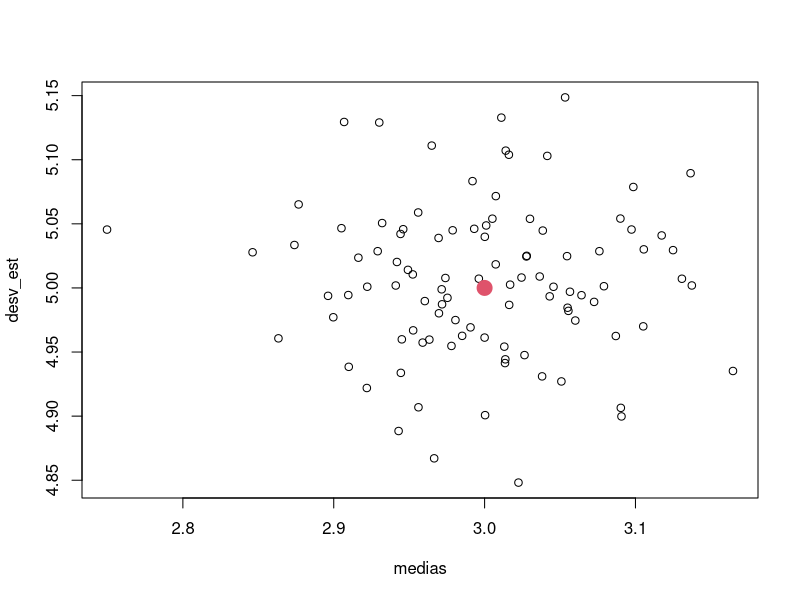
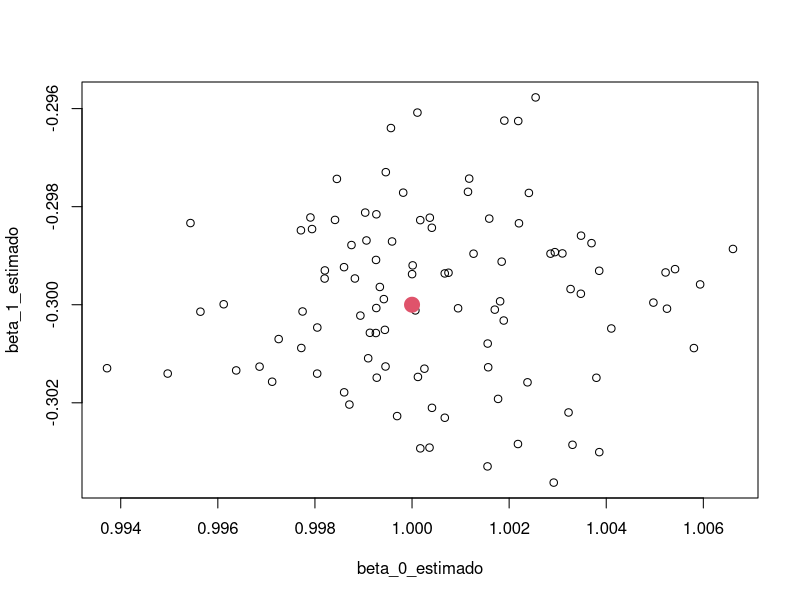

Recreate these plots in R, in order.
# Distribucion Normal -------------------------------------------------

tamano_muestral <- 3500
iteraciones <- 100

medias <- vector()
desv_est <- vector()

media_poblacional <- 3
desv_est_poblacional <- 5

for(i in seq_len(iteraciones)){
  muestra <- rnorm(tamano_muestral, media_poblacional, desv_est_poblacional)
  medias[i] <- mean(muestra)
  desv_est[i] <- sd(muestra)
}

plot(medias, desv_est)
points(media_poblacional, desv_est_poblacional, col = 2, cex = 3, pch = 20)

# Regresion lineal ----------------------------------------------------

tamano_muestral <- 35000
iteraciones <- 100

beta_0 <- 1
beta_1 <- -0.3

beta_0_estimado <- vector()
beta_1_estimado <- vector()

genera_y <- function(x, beta_0, beta_1){
  beta_1*x + beta_0 + rnorm(length(x), 0, 0.5)
}

for(i in seq_len(iteraciones)){
  X <- seq(-3, 3, length.out = tamano_muestral)
  Y <- genera_y(X, beta_0, beta_1)
  betas_estimados <- coef(lm(Y ~ X))
  beta_0_estimado[i] <- betas_estimados[1]
  beta_1_estimado[i] <- betas_estimados[2]
}

plot(beta_0_estimado, beta_1_estimado)
points(beta_0, beta_1, col = 2, cex = 3, pch = 20)

























